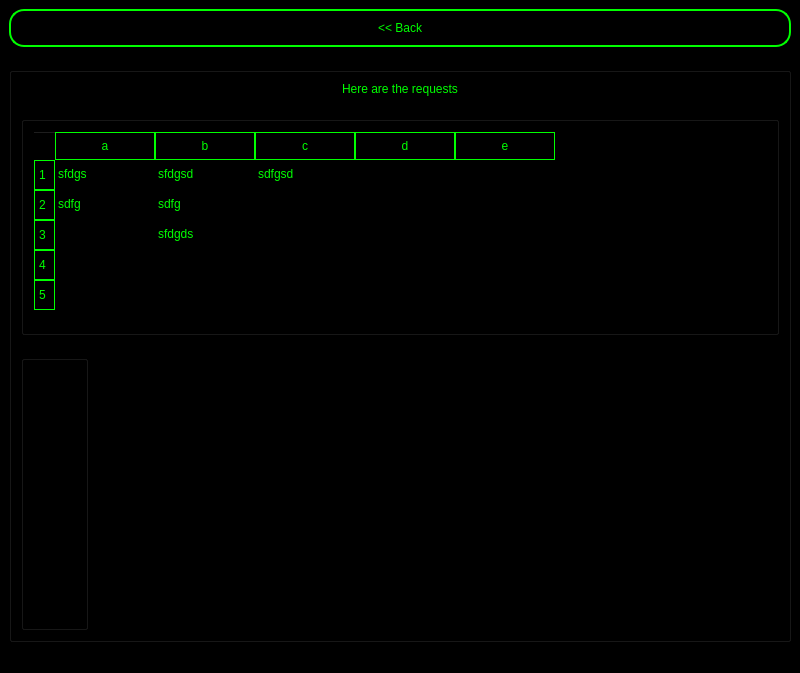
<?xml version="1.0" encoding="UTF-8"?>
<ui version="4.0">
 <class>MainWindow</class>
 <widget class="QMainWindow" name="MainWindow">
  <property name="geometry">
   <rect>
    <x>0</x>
    <y>0</y>
    <width>800</width>
    <height>673</height>
   </rect>
  </property>
  <property name="windowTitle">
   <string>MainWindow</string>
  </property>
  <property name="styleSheet">
   <string notr="true">background-color:#000000</string>
  </property>
  <widget class="QWidget" name="centralwidget">
   <layout class="QVBoxLayout" name="verticalLayout">
    <item>
     <widget class="QPushButton" name="ButtonBack">
      <property name="sizePolicy">
       <sizepolicy hsizetype="Minimum" vsizetype="Minimum">
        <horstretch>0</horstretch>
        <verstretch>0</verstretch>
       </sizepolicy>
      </property>
      <property name="styleSheet">
       <string notr="true">font: 14pt &quot;Arial&quot;;
border-radius: 15px;
border: 2px solid #00ff00;
color: #00ff00;
padding-top: 10px;
padding-bottom: 10px;
padding-left: 20px;
padding-right: 20px; </string>
      </property>
      <property name="text">
       <string>&lt;&lt; Back</string>
      </property>
     </widget>
    </item>
    <item>
     <widget class="QGroupBox" name="GroupEntries">
      <property name="sizePolicy">
       <sizepolicy hsizetype="Minimum" vsizetype="Minimum">
        <horstretch>0</horstretch>
        <verstretch>0</verstretch>
       </sizepolicy>
      </property>
      <property name="styleSheet">
       <string notr="true">background-color:black;
</string>
      </property>
      <property name="title">
       <string>GroupBox</string>
      </property>
      <property name="flat">
       <bool>true</bool>
      </property>
      <layout class="QVBoxLayout" name="verticalLayout_3">
       <item alignment="Qt::AlignHCenter">
        <widget class="QLabel" name="LabelTitle">
         <property name="sizePolicy">
          <sizepolicy hsizetype="Preferred" vsizetype="Maximum">
           <horstretch>0</horstretch>
           <verstretch>0</verstretch>
          </sizepolicy>
         </property>
         <property name="styleSheet">
          <string notr="true">font: 14pt &quot;Arial&quot;;
border-radius: 15px;
color: #00ff00;</string>
         </property>
         <property name="text">
          <string>&lt;html&gt;&lt;head/&gt;&lt;body&gt;&lt;p&gt;Here are the requests&lt;/p&gt;&lt;/body&gt;&lt;/html&gt;</string>
         </property>
        </widget>
       </item>
       <item>
        <widget class="QGroupBox" name="GroupButtons">
         <property name="sizePolicy">
          <sizepolicy hsizetype="Minimum" vsizetype="Maximum">
           <horstretch>0</horstretch>
           <verstretch>0</verstretch>
          </sizepolicy>
         </property>
         <property name="styleSheet">
          <string notr="true">background-color:black;
</string>
         </property>
         <property name="title">
          <string>GroupBox</string>
         </property>
         <property name="flat">
          <bool>true</bool>
         </property>
         <layout class="QVBoxLayout" name="verticalLayout_2">
          <item>
           <widget class="QTableWidget" name="TableRequest">
            <property name="styleSheet">
             <string notr="true">QTableWidget {
        background-color: #000000;
        color: #00ff00; 
    }
    QHeaderView {
        background-color: #000000;
        color: #00ff00;
    }
    QHeaderView::section {
        background-color: #000000;
        color: #00ff00; 
        padding: 4px;
        border: 1px solid #00ff00;
    }
    QTableCornerButton::section {
        background-color: #000000;
        border: 1px solid #00ff00;
    }</string>
            </property>
            <row>
             <property name="text">
              <string>1</string>
             </property>
            </row>
            <row>
             <property name="text">
              <string>2</string>
             </property>
            </row>
            <row>
             <property name="text">
              <string>3</string>
             </property>
            </row>
            <row>
             <property name="text">
              <string>4</string>
             </property>
            </row>
            <row>
             <property name="text">
              <string>5</string>
             </property>
            </row>
            <column>
             <property name="text">
              <string>a</string>
             </property>
            </column>
            <column>
             <property name="text">
              <string>b</string>
             </property>
            </column>
            <column>
             <property name="text">
              <string>c</string>
             </property>
            </column>
            <column>
             <property name="text">
              <string>d</string>
             </property>
            </column>
            <column>
             <property name="text">
              <string>e</string>
             </property>
            </column>
            <item row="0" column="0">
             <property name="text">
              <string>sfdgs</string>
             </property>
            </item>
            <item row="0" column="1">
             <property name="text">
              <string>sfdgsd</string>
             </property>
            </item>
            <item row="0" column="2">
             <property name="text">
              <string>sdfgsd</string>
             </property>
            </item>
            <item row="1" column="0">
             <property name="text">
              <string>sdfg</string>
             </property>
            </item>
            <item row="1" column="1">
             <property name="text">
              <string>sdfg</string>
             </property>
            </item>
            <item row="2" column="1">
             <property name="text">
              <string>sfdgds</string>
             </property>
            </item>
           </widget>
          </item>
         </layout>
        </widget>
       </item>
       <item>
        <widget class="QGroupBox" name="GroupEntryPassword">
         <property name="sizePolicy">
          <sizepolicy hsizetype="Fixed" vsizetype="Expanding">
           <horstretch>0</horstretch>
           <verstretch>0</verstretch>
          </sizepolicy>
         </property>
         <property name="styleSheet">
          <string notr="true">background-color:black;
</string>
         </property>
         <property name="title">
          <string>GroupBox</string>
         </property>
         <property name="flat">
          <bool>true</bool>
         </property>
         <layout class="QHBoxLayout" name="horizontalLayout_2"/>
        </widget>
       </item>
      </layout>
     </widget>
    </item>
   </layout>
  </widget>
  <widget class="QMenuBar" name="menubar">
   <property name="geometry">
    <rect>
     <x>0</x>
     <y>0</y>
     <width>800</width>
     <height>21</height>
    </rect>
   </property>
  </widget>
  <widget class="QStatusBar" name="statusbar"/>
 </widget>
 <resources/>
 <connections/>
</ui>
